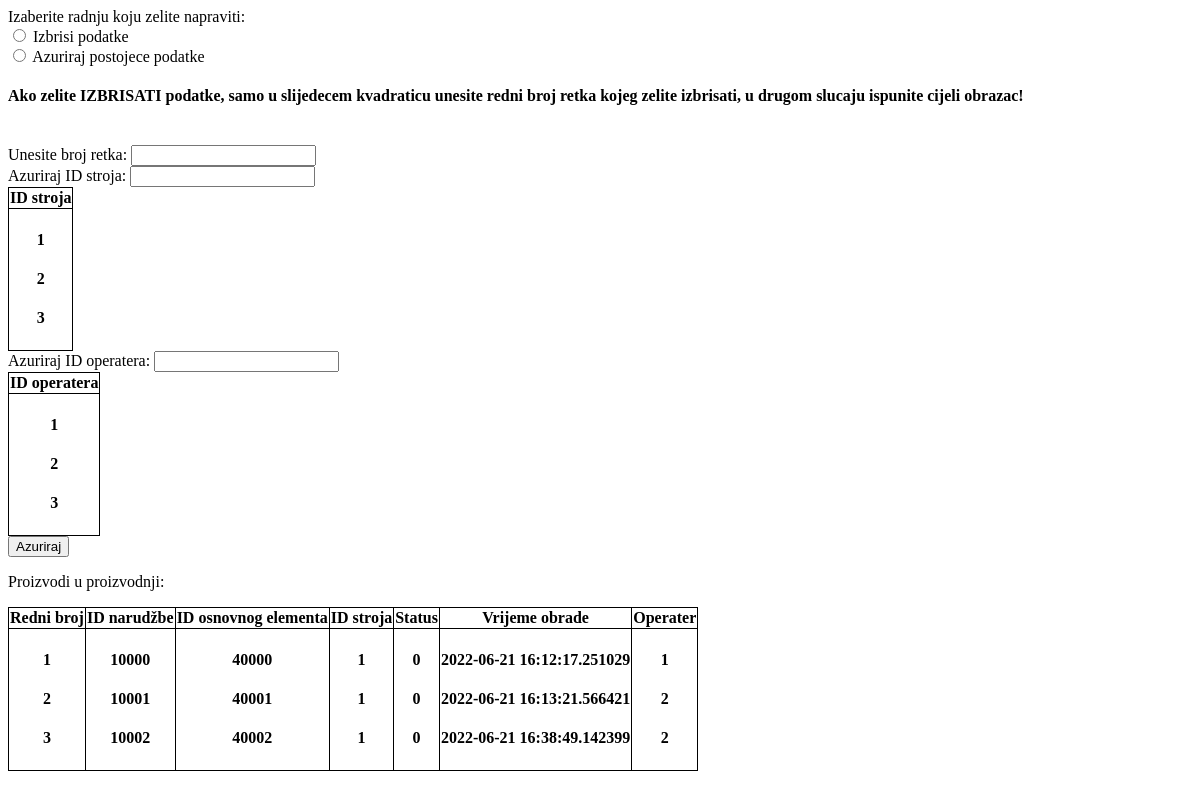
Before: /update_manufacturing_form with the older database file.
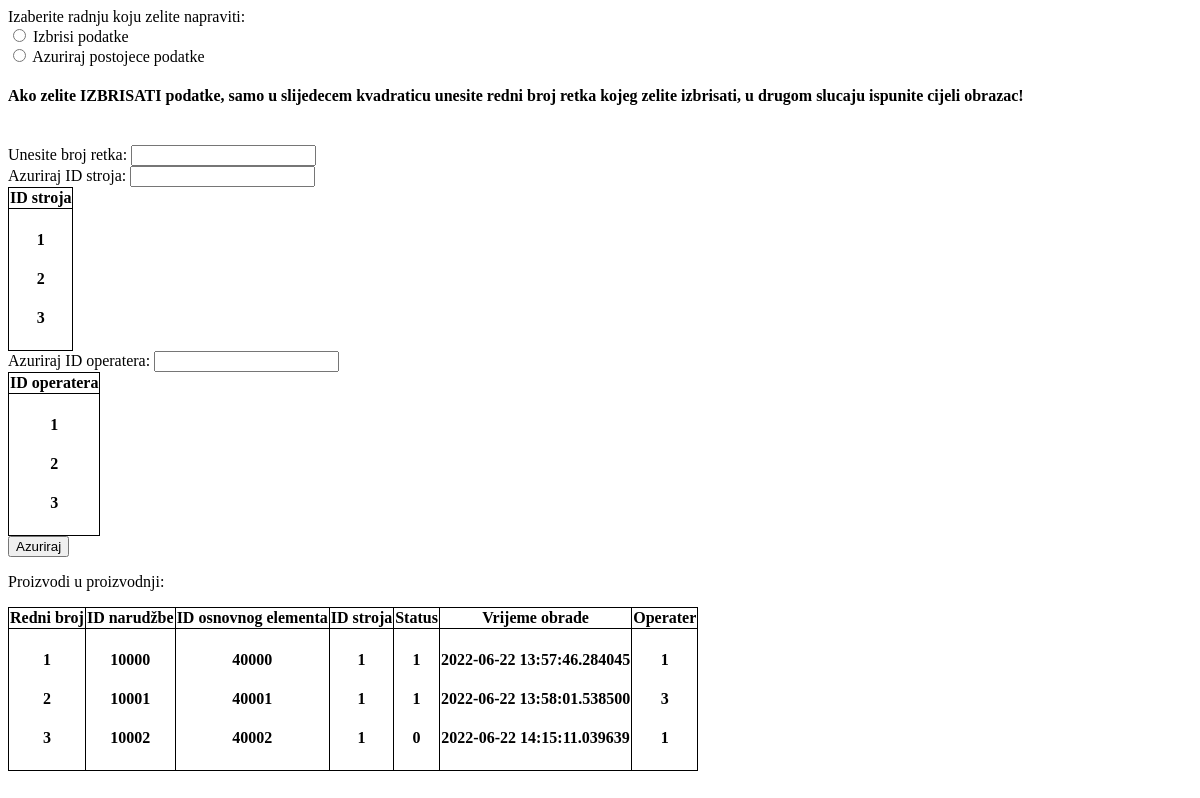
After: the same page with the newer database file.
### app.py (models this page shows, shortened)
class Manufacturing(db.Model):
    __tablename__ = "manufacturing"
    auto_id = db.Column(db.Integer, primary_key=True)
    order_id = db.Column(db.Integer)
    part_id = db.Column(db.Integer)
    machine_id = db.Column(db.Integer)
    manufacturing_status = db.Column(db.String(200))
    manufacturing_time = db.Column(db.DateTime, default=datetime.now)
    manufacturing_worker = db.Column(db.Integer)
    first_time = True

### app.py (the view, shortened to what this page needs)
@app.route("/update_manufacturing_form", methods=["POST", "GET"])
def update_man_form():
    updated_worker_id = Worker.query.order_by(Worker.worker_id)
    updated_machine_id = Machine.query.order_by(Machine.machine_id)
    product = Manufacturing.query.order_by(Manufacturing.part_id)
    return render_template("update_manufacturing_form.html", product=product, worker=updated_worker_id, machine=updated_machine_id)

### templates/update_manufacturing_form.html (shortened to what this page needs)
<!DOCTYPE html>
<html lang="en">
<head>
</head>
<body>
    <form action="update_manufacturing_form" METHOD="POST">
        <label for="update_or_delete">Izaberite radnju koju zelite napraviti:</label><br>
        <input type="radio" id="update_or_delete" name="update_or_delete" value="1">
        <label for="delete">Izbrisi podatke</label><br>
        <input type="radio" id="update_or_delete" name="update_or_delete" value="2">
        <label for="update">Azuriraj postojece podatke</label><br>
        <h4>Ako zelite IZBRISATI podatke, samo u slijedecem kvadraticu unesite redni broj retka kojeg zelite izbrisati,
            u drugom slucaju ispunite cijeli obrazac!</h4><br>
        <label for="row_number">Unesite broj retka:</label>
        <input type="text" id="row_number" name="row_number"><br>
        <label for="updated_machine_id">Azuriraj ID stroja:</label>
        <input type="text" id="updated_machine_id" name="updated_machine_id"><br>
        <table>
            <tr>
                <th>ID stroja</th>
            </tr>
            <tr>
                <th>
                    {% for machines in machine %}
                    <h4>
                        {{machines.machine_id}}
                    </h4>
                    {% endfor %}
                </th>
            </tr>
        </table>
        <label for="updated_worker_id">Azuriraj ID operatera:</label>
        <input type="text" id="updated_worker_id" name="updated_worker_id"><br>
        <table>
            <tr>
                <th>ID operatera</th>
            </tr>
            <tr>
                <th>
                    {% for workers in worker %}
                    <h4>
                        {{workers.worker_id}}
                    </h4>
                    {% endfor %}
                </th>
            </tr>
        </table>
        <input type="submit" value="Azuriraj" class="btn-secondary">
    </form>
    <p>Proizvodi u proizvodnji:</p>
    <table>
        <tr>
            <th>Redni broj</th>
            <th>ID narudžbe</th>
            <th>ID osnovnog elementa</th>
            <th>ID stroja</th>
            <th>Status</th>
            <th>Vrijeme obrade</th>
            <th>Operater</th>
        </tr>
        <tr>
            <th>
                {% for manufacturing in product %}
                <h4>
                    {{manufacturing.auto_id}}
                </h4>
                {% endfor %}
            </th>
            <th>
                {% for manufacturing in product %}
                <h4>
                    {{manufacturing.order_id}}
                </h4>
                {% endfor %}
            </th>
            <th>
                {% for manufacturing in product %}
                <h4>
                    {{manufacturing.part_id}}
                </h4>
                {% endfor %}
            </th>
            <th>
                {% for manufacturing in product %}
                <h4>
                    {{manufacturing.machine_id}}
                </h4>
                {% endfor %}
            </th>
            <th>
                {% for manufacturing in product %}
                <h4>
                    {{manufacturing.manufacturing_status}}
                </h4>
                {% endfor %}
            </th>
            <th>
                {% for manufacturing in product %}
                <h4>
                    {{manufacturing.manufacturing_time}}
                </h4>
                {% endfor %}
            </th>
            <th>
                {% for manufacturing in product %}
                <h4>
                    {{manufacturing.manufacturing_worker}}
                </h4>
                {% endfor %}
            </th>
        </tr>
    </table>
</body>
</html>

Changed rows visible on the page:
changed Manufacturing id 1: manufacturing_status "0" → "1"; manufacturing_time "2022-06-21 16:12:17.251029" → "2022-06-22 13:57:46.284045"
changed Manufacturing id 2: manufacturing_status "0" → "1"; manufacturing_time "2022-06-21 16:13:21.566421" → "2022-06-22 13:58:01.538500"; manufacturing_worker "2" → "3"
changed Manufacturing id 3: manufacturing_time "2022-06-21 16:38:49.142399" → "2022-06-22 14:15:11.039639"; manufacturing_worker "2" → "1"
